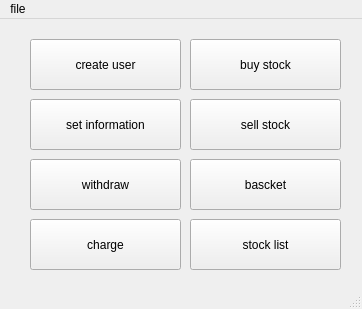
<?xml version="1.0" encoding="UTF-8"?>
<ui version="4.0">
 <class>MainWindow</class>
 <widget class="QMainWindow" name="MainWindow">
  <property name="geometry">
   <rect>
    <x>0</x>
    <y>0</y>
    <width>362</width>
    <height>309</height>
   </rect>
  </property>
  <property name="windowTitle">
   <string>MainWindow</string>
  </property>
  <widget class="QWidget" name="centralwidget">
   <widget class="QPushButton" name="set_information">
    <property name="geometry">
     <rect>
      <x>30</x>
      <y>80</y>
      <width>151</width>
      <height>51</height>
     </rect>
    </property>
    <property name="text">
     <string>set information</string>
    </property>
   </widget>
   <widget class="QPushButton" name="withdraw">
    <property name="geometry">
     <rect>
      <x>30</x>
      <y>140</y>
      <width>151</width>
      <height>51</height>
     </rect>
    </property>
    <property name="text">
     <string>withdraw</string>
    </property>
   </widget>
   <widget class="QPushButton" name="buy_stock">
    <property name="geometry">
     <rect>
      <x>190</x>
      <y>20</y>
      <width>151</width>
      <height>51</height>
     </rect>
    </property>
    <property name="text">
     <string>buy stock</string>
    </property>
   </widget>
   <widget class="QPushButton" name="sell_stock">
    <property name="geometry">
     <rect>
      <x>190</x>
      <y>80</y>
      <width>151</width>
      <height>51</height>
     </rect>
    </property>
    <property name="text">
     <string>sell stock</string>
    </property>
   </widget>
   <widget class="QPushButton" name="bascket">
    <property name="geometry">
     <rect>
      <x>190</x>
      <y>140</y>
      <width>151</width>
      <height>51</height>
     </rect>
    </property>
    <property name="text">
     <string>bascket</string>
    </property>
   </widget>
   <widget class="QPushButton" name="stock_list">
    <property name="geometry">
     <rect>
      <x>190</x>
      <y>200</y>
      <width>151</width>
      <height>51</height>
     </rect>
    </property>
    <property name="text">
     <string>stock list</string>
    </property>
   </widget>
   <widget class="QPushButton" name="charge">
    <property name="geometry">
     <rect>
      <x>30</x>
      <y>200</y>
      <width>151</width>
      <height>51</height>
     </rect>
    </property>
    <property name="text">
     <string>charge</string>
    </property>
   </widget>
   <widget class="QPushButton" name="create_user">
    <property name="geometry">
     <rect>
      <x>30</x>
      <y>20</y>
      <width>151</width>
      <height>51</height>
     </rect>
    </property>
    <property name="text">
     <string>create user</string>
    </property>
   </widget>
  </widget>
  <widget class="QMenuBar" name="menubar">
   <property name="geometry">
    <rect>
     <x>0</x>
     <y>0</y>
     <width>362</width>
     <height>25</height>
    </rect>
   </property>
   <widget class="QMenu" name="menufile">
    <property name="title">
     <string>file</string>
    </property>
    <addaction name="actionsave"/>
    <addaction name="actionsave_and_exit"/>
   </widget>
   <addaction name="menufile"/>
  </widget>
  <widget class="QStatusBar" name="statusbar"/>
  <action name="actionsave">
   <property name="icon">
    <iconset>
     <normaloff>../../Downloads/icons8-save-30.png</normaloff>../../Downloads/icons8-save-30.png</iconset>
   </property>
   <property name="text">
    <string>save</string>
   </property>
  </action>
  <action name="actionsave_and_exit">
   <property name="text">
    <string>save and exit</string>
   </property>
  </action>
 </widget>
 <resources/>
 <connections/>
</ui>
